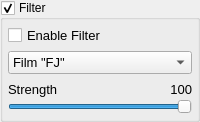
            <widget class="QGroupBox" name="groupBoxFilter">
             <property name="title">
              <string>Filter</string>
             </property>
             <property name="checkable">
              <bool>true</bool>
             </property>
             <layout class="QGridLayout" name="gridLayout_23">
              <property name="leftMargin">
               <number>5</number>
              </property>
              <property name="topMargin">
               <number>5</number>
              </property>
              <property name="rightMargin">
               <number>5</number>
              </property>
              <property name="bottomMargin">
               <number>5</number>
              </property>
              <item row="0" column="0">
               <widget class="QFrame" name="frameFilter">
                <layout class="QVBoxLayout" name="verticalLayout_8">
                 <property name="spacing">
                  <number>5</number>
                 </property>
                 <property name="leftMargin">
                  <number>0</number>
                 </property>
                 <property name="topMargin">
                  <number>0</number>
                 </property>
                 <property name="rightMargin">
                  <number>0</number>
                 </property>
                 <property name="bottomMargin">
                  <number>0</number>
                 </property>
                 <item>
                  <widget class="QCheckBox" name="checkBoxFilterEnable">
                   <property name="font">
                    <font>
                     <pointsize>10</pointsize>
                    </font>
                   </property>
                   <property name="text">
                    <string>Enable Filter</string>
                   </property>
                  </widget>
                 </item>
                 <item>
                  <widget class="NoScrollComboBox" name="comboBoxFilterName">
                   <property name="enabled">
                    <bool>true</bool>
                   </property>
                   <property name="font">
                    <font>
                     <pointsize>10</pointsize>
                    </font>
                   </property>
                   <item>
                    <property name="text">
                     <string>Film &quot;FJ&quot;</string>
                    </property>
                   </item>
                   <item>
                    <property name="text">
                     <string>Film &quot;Vis3&quot;</string>
                    </property>
                   </item>
                   <item>
                    <property name="text">
                     <string>Film &quot;P400&quot;</string>
                    </property>
                   </item>
                   <item>
                    <property name="text">
                     <string>Film &quot;E100&quot;</string>
                    </property>
                   </item>
                   <item>
                    <property name="text">
                     <string>Toy Camera</string>
                    </property>
                   </item>
                   <item>
                    <property name="text">
                     <string>Sepia Tone</string>
                    </property>
                   </item>
                   <item>
                    <property name="text">
                     <string>Cinematic 1</string>
                    </property>
                   </item>
                   <item>
                    <property name="text">
                     <string>Cinematic 2</string>
                    </property>
                   </item>
                   <item>
                    <property name="text">
                     <string>Cinematic 3</string>
                    </property>
                   </item>
                  </widget>
                 </item>
                 <item>
                  <layout class="QGridLayout" name="gridLayout_22">
                   <property name="spacing">
                    <number>0</number>
                   </property>
                   <item row="0" column="0">
                    <widget class="QLabel" name="label_FilterStrengthText">
                     <property name="font">
                      <font>
                       <pointsize>10</pointsize>
                      </font>
                     </property>
                     <property name="text">
                      <string>Strength</string>
                     </property>
                    </widget>
                   </item>
                   <item row="0" column="1">
                    <spacer name="horizontalSpacer_15">
                     <property name="orientation">
                      <enum>Qt::Orientation::Horizontal</enum>
                     </property>
                     <property name="sizeType">
                      <enum>QSizePolicy::Policy::Maximum</enum>
                     </property>
                     <property name="sizeHint" stdset="0">
                      <size>
                       <width>40</width>
                       <height>20</height>
                      </size>
                     </property>
                    </spacer>
                   </item>
                   <item row="0" column="2">
                    <widget class="DoubleClickLabel" name="label_FilterStrengthVal">
                     <property name="font">
                      <font>
                       <pointsize>10</pointsize>
                      </font>
                     </property>
                     <property name="contextMenuPolicy">
                      <enum>Qt::ContextMenuPolicy::CustomContextMenu</enum>
                     </property>
                     <property name="layoutDirection">
                      <enum>Qt::LayoutDirection::RightToLeft</enum>
                     </property>
                     <property name="text">
                      <string>100</string>
                     </property>
                     <property name="alignment">
                      <set>Qt::AlignmentFlag::AlignRight|Qt::AlignmentFlag::AlignTrailing|Qt::AlignmentFlag::AlignVCenter</set>
                     </property>
                    </widget>
                   </item>
                   <item row="1" column="0" colspan="3">
                    <widget class="NoScrollSlider" name="horizontalSliderFilterStrength">
                     <property name="sizePolicy">
                      <sizepolicy hsizetype="Expanding" vsizetype="Fixed">
                       <horstretch>0</horstretch>
                       <verstretch>0</verstretch>
                      </sizepolicy>
                     </property>
                     <property name="minimumSize">
                      <size>
                       <width>0</width>
                       <height>0</height>
                      </size>
                     </property>
                     <property name="maximumSize">
                      <size>
                       <width>16777215</width>
                       <height>16777215</height>
                      </size>
                     </property>
                     <property name="minimum">
                      <number>0</number>
                     </property>
                     <property name="maximum">
                      <number>100</number>
                     </property>
                     <property name="value">
                      <number>100</number>
                     </property>
                     <property name="orientation">
                      <enum>Qt::Orientation::Horizontal</enum>
                     </property>
                    </widget>
                   </item>
                  </layout>
                 </item>
                </layout>
               </widget>
              </item>
             </layout>
            </widget>
